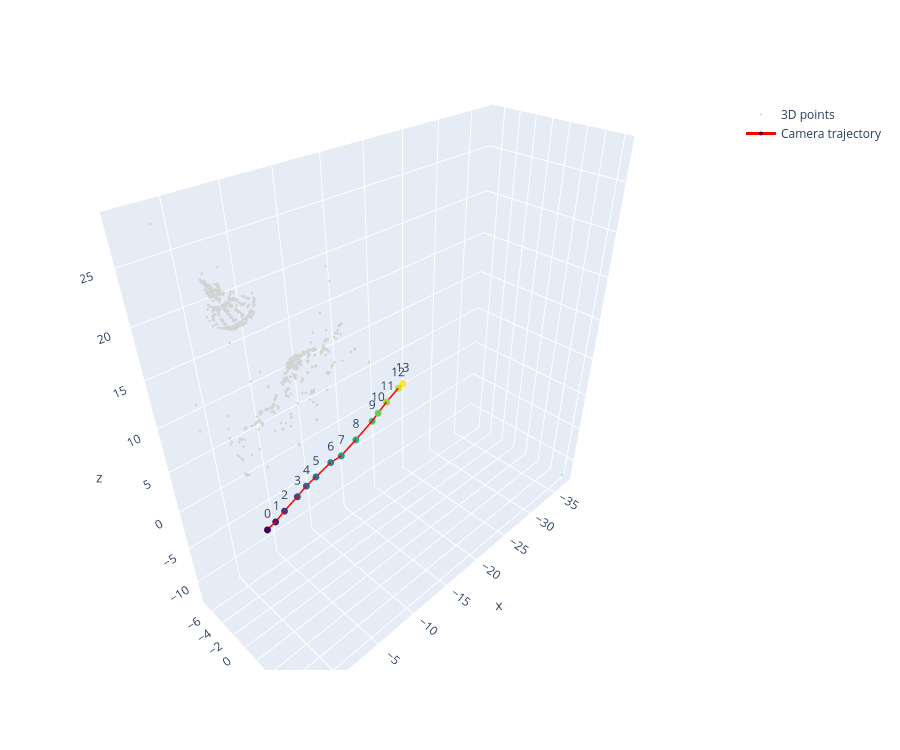

Write notebook code for a chart like this one.
### Code cell
import plotly.graph_objects as go

frames_sorted = sorted(Rs.keys())
Cs = np.array([(-Rs[i].T @ ts[i].flatten()) for i in frames_sorted])

# Q_by_frame[i] is (K,3) — points as rows — so vstack then transpose for x,y,z columns
Q_all = np.vstack(list(Q_by_frame.values())).T   # (3, total_points)

fig = go.Figure()

fig.add_trace(go.Scatter3d(
    x=Q_all[0], y=Q_all[1], z=Q_all[2],
    mode='markers', marker=dict(size=1.5, color='lightgray'),
    name='3D points'
))

fig.add_trace(go.Scatter3d(
    x=Cs[:, 0], y=Cs[:, 1], z=Cs[:, 2],
    mode='lines+markers',
    marker=dict(size=4, color=np.arange(len(Cs)), colorscale='Viridis'),
    line=dict(width=3, color='red'),
    name='Camera trajectory'
))

# annotate which frame each camera marker corresponds to
fig.add_trace(go.Scatter3d(
    x=Cs[:, 0], y=Cs[:, 1], z=Cs[:, 2],
    mode='text', text=[str(f) for f in frames_sorted],
    textposition='top center', showlegend=False
))

fig.update_layout(scene=dict(aspectmode='data'), width=900, height=750)
fig.show()

### Figure 1 — Plotly figure (JSON) as saved in the notebook; plotly's stock layout.template omitted (floating-point values rounded to 4 significant figures; data arrays with more than 128 entries replaced by an {"elided": "..."} marker saying what was removed)
{"data": [{"marker": {"color": "lightgray", "size": 1.5}, "mode": "markers", "name": "3D points", "type": "scatter3d", "x": {"elided": "2925 float values"}, "y": {"elided": "2925 float values"}, "z": {"elided": "2925 float values"}}, {"line": {"color": "red", "width": 3}, "marker": {"color": [0, 1, 2, 3, 4, 5, 6, 7, 8, 9, 10, 11, 12, 13], "colorscale": [[0, "#440154"], [0.1111, "#482878"], [0.2222, "#3e4989"], [0.3333, "#31688e"], [0.4444, "#26828e"], [0.5556, "#1f9e89"], [0.6667, "#35b779"], [0.7778, "#6ece58"], [0.8889, "#b5de2b"], [1, "#fde725"]], "size": 4}, "mode": "lines+markers", "name": "Camera trajectory", "type": "scatter3d", "x": [0.0, -0.9172, -1.937, -3.411, -4.458, -5.59, -7.344, -8.647, -10.46, -12.49, -13.18, -14.23, -15.69, -16.17], "y": [0.0, 0.0576, 0.1665, 0.2949, 0.3895, 0.4456, 0.5511, 0.5438, 0.6441, 0.7791, 0.9123, 0.989, 1.115, 1.241], "z": [0.0, 0.3942, 1.126, 2.012, 2.709, 3.143, 3.876, 3.898, 4.851, 6.057, 6.723, 7.533, 8.485, 8.836]}, {"mode": "text", "showlegend": false, "text": ["0", "1", "2", "3", "4", "5", "6", "7", "8", "9", "10", "11", "12", "13"], "textposition": "top center", "type": "scatter3d", "x": [0.0, -0.9172, -1.937, -3.411, -4.458, -5.59, -7.344, -8.647, -10.46, -12.49, -13.18, -14.23, -15.69, -16.17], "y": [0.0, 0.0576, 0.1665, 0.2949, 0.3895, 0.4456, 0.5511, 0.5438, 0.6441, 0.7791, 0.9123, 0.989, 1.115, 1.241], "z": [0.0, 0.3942, 1.126, 2.012, 2.709, 3.143, 3.876, 3.898, 4.851, 6.057, 6.723, 7.533, 8.485, 8.836]}], "layout": {"height": 750, "scene": {"aspectmode": "data"}, "width": 900}}
